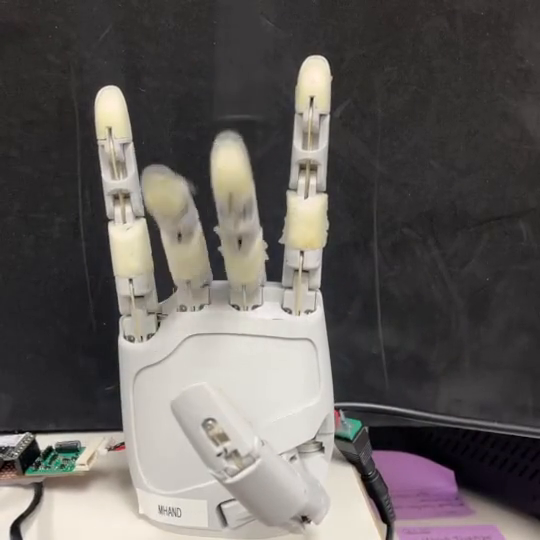
#> input picture frame 67 of Aero Hand Open mAI/assets/sequence_square.mp4, 540 x 540 px, given in place of the camera
$ python depth_overlay.py   (older library calls are emulated)
#> lines starting #> are read from the running program, lines starting #| are printed output that depends on the picture
### software/vision/calibration/stereo_io.py
#!/usr/bin/env python3
"""
stereo_io.py — shared helpers for the ELP dual-lens stereo camera on macOS.

The ELP module enumerates as ONE UVC device that outputs a single side-by-side
synchronized frame (left half | right half). We open it with the AVFoundation
backend, force MJPEG (required for the high-res modes over USB2), and split each
frame down the middle.
"""

import cv2
import numpy as np


def open_stereo_camera(index, width=2560, height=960, fps=30, fourcc="MJPG"):
    """Open the ELP stereo device and request the side-by-side mode.

    `width` is the FULL combined width (both lenses). For the 960p mode that is
    2560x960 (two 1280x960 frames). AVFoundation silently ignores the size hints
    on a cold open and may hand back a lower mode (e.g. 2560x720), which would
    silently corrupt a calibration (intrinsics are pixel-specific). So we apply
    the mode, read a frame to check the ACTUAL size, and re-apply up to a few
    times until it sticks; raise if it never reaches the requested size.
    """
#> called with index = 0, width = 2560, height = 960, fps = 30, fourcc = 'MJPG'
    cap = cv2.VideoCapture(index, cv2.CAP_AVFOUNDATION)
    if not cap.isOpened():
        raise RuntimeError(
            f"Could not open camera index {index}. Run find_camera.py to list "
            "indices, and make sure your terminal app has Camera permission "
            "(System Settings > Privacy & Security > Camera)."
        )
    actual = None
    for _ in range(6):
        if fourcc:
            cap.set(cv2.CAP_PROP_FOURCC, cv2.VideoWriter_fourcc(*fourcc))
        cap.set(cv2.CAP_PROP_FRAME_WIDTH, width)
        cap.set(cv2.CAP_PROP_FRAME_HEIGHT, height)
        if fps:
            cap.set(cv2.CAP_PROP_FPS, fps)
        ok, fr = cap.read()  # forces the mode to apply
        if ok and fr is not None:
            actual = (fr.shape[1], fr.shape[0])
            if actual == (width, height):
                return cap
#> this loop made 6 passes
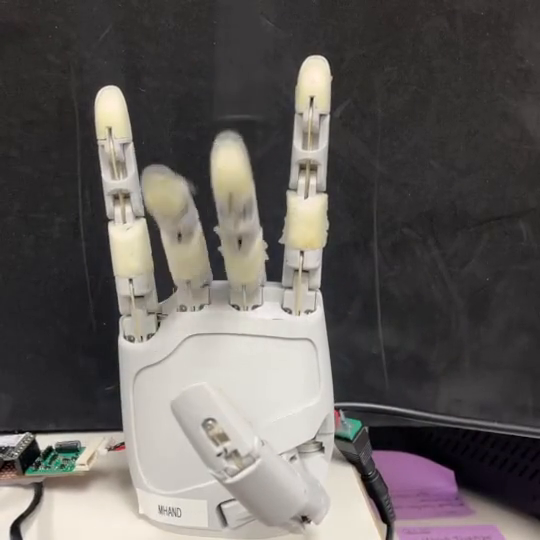
#> input picture frame 67 of Aero Hand Open mAI/assets/sequence_square.mp4, 540 x 540 px, given in place of the camera
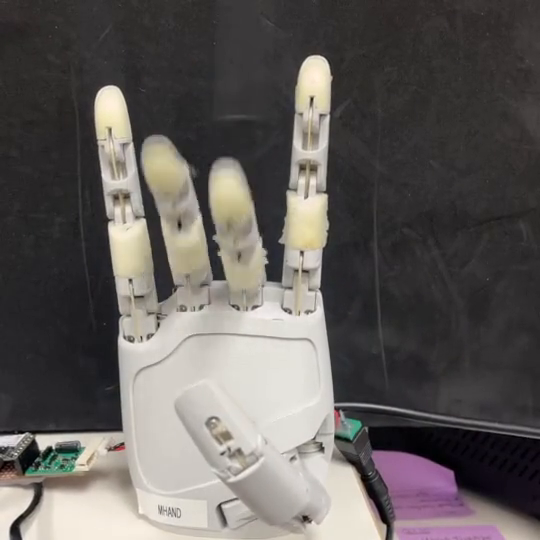
#> input picture frame 68 of Aero Hand Open mAI/assets/sequence_square.mp4, 540 x 540 px, given in place of the camera
#> pass 3, in open_stereo_camera, `ok, fr = cap.read()`:
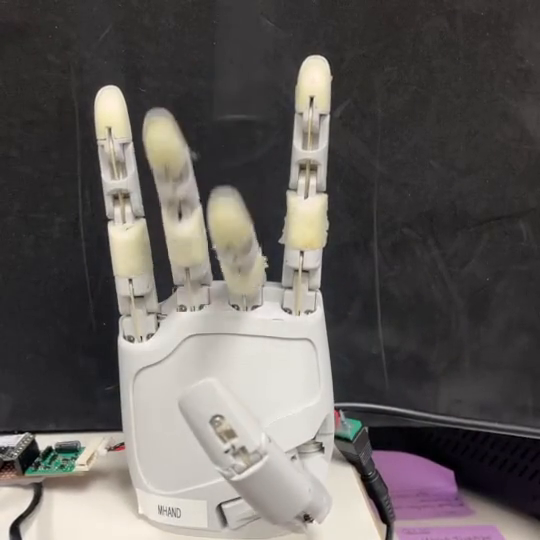
#> fr: shape (540, 540, 3); mean B, G, R 91.2, 93.6, 98
    cap.release()
#> (the run stopped early here; a loop or call above may not have finished)
